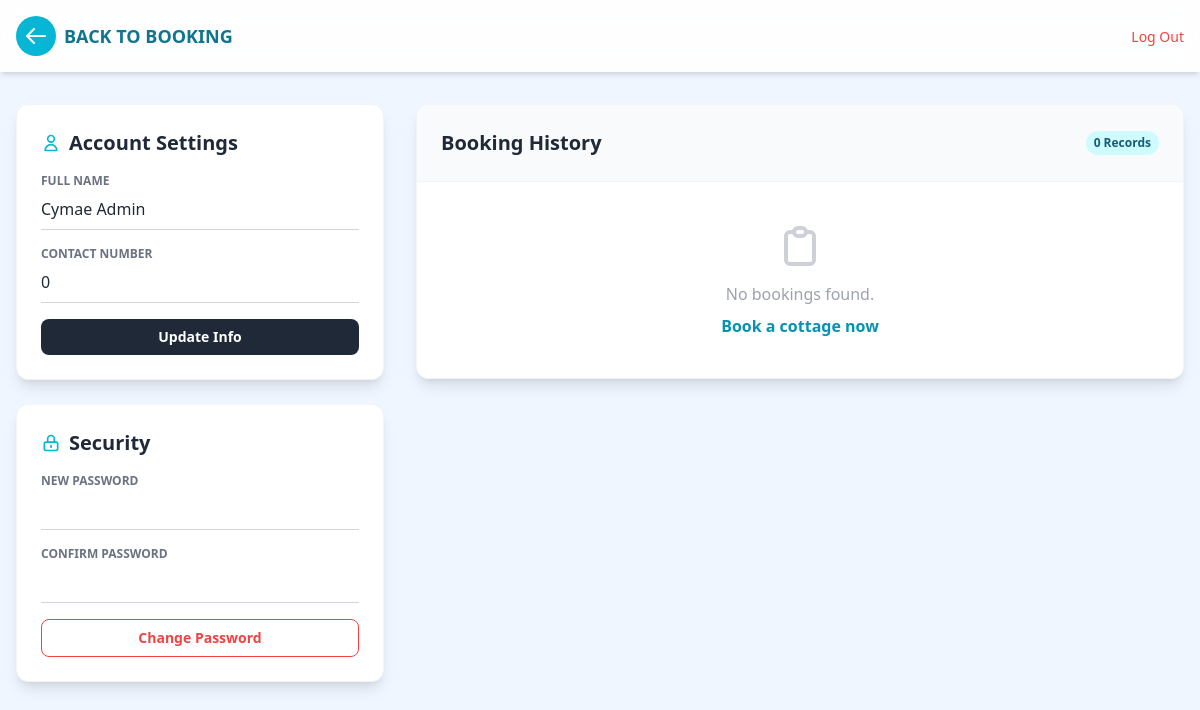
/user_profile.php (signed in), run on the app's committed database.
### tables this page shows
CREATE TABLE `users` (
  `id` int(11) NOT NULL,
  `name` varchar(100) NOT NULL,
  `email` varchar(100) NOT NULL,
  `password` varchar(255) NOT NULL,
  `contact_number` varchar(12) DEFAULT NULL,
  `role` enum('user','owner') DEFAULT 'user',
  `created_at` timestamp NOT NULL DEFAULT current_timestamp()
);

### user_profile.php (the view, shortened to what this page needs)
<?php
require 'connection/db_con.php';
$uid = $_SESSION['user_id'];
$user_query = $conn->prepare("SELECT * FROM users WHERE id = ?");
$user_query->bind_param("i", $uid);
$user_query->execute();
$user = $user_query->get_result()->fetch_assoc();
$history_query = $conn->prepare("SELECT * FROM bookings WHERE user_id = ? ORDER BY id DESC");
$history_query->bind_param("i", $uid);
$history_query->execute();
$history = $history_query->get_result();
?>
<!DOCTYPE html>
<html lang="en">
<head>
    <script src="https://cdn.tailwindcss.com"></script>
</head>
<body class="bg-blue-50 font-sans text-gray-800 min-h-screen">
    <nav class="bg-white/90 backdrop-blur-md shadow-md sticky top-0 z-50">
        <div class="max-w-7xl mx-auto px-4">
            <div class="flex justify-between items-center py-4">
                <a href="user_booking.php" class="flex items-center space-x-2">
                    <div class="bg-cyan-500 text-white p-2 rounded-full">
                        <svg class="w-6 h-6" fill="none" stroke="currentColor" viewBox="0 0 24 24"><path stroke-linecap="round" stroke-linejoin="round" stroke-width="2" d="M10 19l-7-7m0 0l7-7m-7 7h18"></path></svg>
                    </div>
                    <span class="font-bold text-lg text-cyan-700 uppercase">Back to Booking</span>
                </a>
                <div>
                    <a href="logout.php" class="text-sm font-medium text-red-500 hover:text-red-700 transition">Log Out</a>
                </div>
            </div>
        </div>
    </nav>
    <div class="max-w-7xl mx-auto px-4 py-8 grid grid-cols-1 lg:grid-cols-3 gap-8">
        <div class="lg:col-span-1 space-y-6">
            <div class="bg-white p-6 rounded-xl shadow-lg border border-gray-100">
                <h3 class="text-xl font-bold text-gray-800 mb-4 flex items-center gap-2">
                    <svg class="w-5 h-5 text-cyan-500" fill="none" stroke="currentColor" viewBox="0 0 24 24"><path stroke-linecap="round" stroke-linejoin="round" stroke-width="2" d="M16 7a4 4 0 11-8 0 4 4 0 018 0zM12 14a7 7 0 00-7 7h14a7 7 0 00-7-7z"></path></svg>
                    Account Settings
                </h3>
                <form method="POST" class="space-y-4">
                    <div>
                        <label class="block text-xs font-bold text-gray-500 uppercase">Full Name</label>
                        <input type="text" name="fullname" value="<?= htmlspecialchars($user['name'] ?? '') ?>" class="w-full border-b border-gray-300 py-2 focus:border-cyan-500 outline-none transition bg-transparent" placeholder="Your Name">
                    </div>
                    <div>
                        <label class="block text-xs font-bold text-gray-500 uppercase">Contact Number</label>
                        <input type="number" name="contact" value="<?= htmlspecialchars($user['contact_number'] ?? '') ?>" class="w-full border-b border-gray-300 py-2 focus:border-cyan-500 outline-none transition bg-transparent" placeholder="09XX...">
                    </div>
                    <button type="submit" name="update_info" class="w-full bg-gray-800 text-white py-2 rounded-lg text-sm font-bold hover:bg-gray-900 transition">Update Info</button>
                </form>
            </div>
            <div class="bg-white p-6 rounded-xl shadow-lg border border-gray-100">
                <h3 class="text-xl font-bold text-gray-800 mb-4 flex items-center gap-2">
                    <svg class="w-5 h-5 text-cyan-500" fill="none" stroke="currentColor" viewBox="0 0 24 24"><path stroke-linecap="round" stroke-linejoin="round" stroke-width="2" d="M12 15v2m-6 4h12a2 2 0 002-2v-6a2 2 0 00-2-2H6a2 2 0 00-2 2v6a2 2 0 002 2zm10-10V7a4 4 0 00-8 0v4h8z"></path></svg>
                    Security
                </h3>
                <form method="POST" class="space-y-4">
                    <div>
                        <label class="block text-xs font-bold text-gray-500 uppercase">New Password</label>
                        <input type="password" name="new_password" required class="w-full border-b border-gray-300 py-2 focus:border-cyan-500 outline-none transition bg-transparent">
                    </div>
                    <div>
                        <label class="block text-xs font-bold text-gray-500 uppercase">Confirm Password</label>
                        <input type="password" name="confirm_password" required class="w-full border-b border-gray-300 py-2 focus:border-cyan-500 outline-none transition bg-transparent">
                    </div>
                    <button type="submit" name="change_pass" class="w-full border border-red-500 text-red-500 py-2 rounded-lg text-sm font-bold hover:bg-red-50 transition">Change Password</button>
                </form>
            </div>
        </div>
        <div class="lg:col-span-2">
            <div class="bg-white rounded-xl shadow-lg border border-gray-100 overflow-hidden">
                <div class="p-6 border-b border-gray-100 flex justify-between items-center bg-gray-50">
                    <h2 class="text-xl font-bold text-gray-800">Booking History</h2>
                    <span class="bg-cyan-100 text-cyan-800 text-xs font-bold px-2 py-1 rounded-full"><?= $history->num_rows ?> Records</span>
                </div>
                <div class="overflow-x-auto">
                    <?php if ($history->num_rows > 0): ?>
                    <table class="w-full text-left text-sm text-gray-600">
                        <thead class="bg-gray-100 text-gray-700 uppercase font-bold text-xs">
                            <tr>
                                <th class="p-4">Ref #</th>
                                <th class="p-4">Cottage</th>
                                <th class="p-4">Details</th>
                                <th class="p-4">Total</th>
                                <th class="p-4">Status</th>
                                <th class="p-4 text-center">Action</th> </tr>
                        </thead>
                        <tbody class="divide-y divide-gray-100">
                            <?php while($row = $history->fetch_assoc()):
                                $status_color = 'bg-yellow-100 text-yellow-800';
                                if($row['status'] == 'Confirmed' || $row['status'] == 'Paid') $status_color = 'bg-green-100 text-green-800';
                                if($row['status'] == 'Cancelled') $status_color = 'bg-red-100 text-red-800';
                            ?>
                            <tr class="hover:bg-gray-50 transition">
                                <td class="p-4 font-mono font-bold text-gray-800"><?= $row['ref_number'] ?></td>
                                <td class="p-4 font-medium"><?= $row['cottage_name'] ?></td>
                                <td class="p-4">
                                    <div class="flex flex-col">
                                        <span class="font-bold text-gray-800"><?= date('M j, Y', strtotime($row['check_in'])) ?></span>
                                        <span class="text-xs"><?= $row['tour_type'] ?></span>
                                    </div>
                                </td>
                                <td class="p-4 font-bold text-cyan-600">₱<?= number_format($row['total_price']) ?></td>
                                <td class="p-4">
                                    <span class="px-3 py-1 rounded-full text-xs font-bold <?= $status_color ?>">
                                        <?= $row['status'] ?>
                                    </span>
                                </td>
                                <td class="p-4 text-center">
                                    <?php if ($row['status'] != 'Cancelled' && $row['status'] != 'Paid'): ?>
                                        <a href="cancel_booking.php?ref=<?= $row['ref_number'] ?>"
                                           onclick="return confirm('Are you sure you want to cancel this booking? This action cannot be undone.')"
                                           class="text-red-500 hover:text-red-700 font-bold text-xs border border-red-500 hover:bg-red-50 px-3 py-1 rounded transition">
                                            Cancel
                                        </a>
                                    <?php elseif($row['status'] == 'Cancelled'): ?>
                                        <span class="text-gray-400 text-xs italic">Cancelled</span>
                                    <?php else: ?>
                                        <span class="text-gray-400 text-xs italic">-</span>
                                    <?php endif; ?>
                                </td>
                            </tr>
                            <?php endwhile; ?>
                        </tbody>
                    </table>
                    <?php else: ?>
                        <div class="p-10 text-center text-gray-400">
                            <svg class="w-12 h-12 mx-auto mb-3 opacity-50" fill="none" stroke="currentColor" viewBox="0 0 24 24"><path stroke-linecap="round" stroke-linejoin="round" stroke-width="2" d="M9 5H7a2 2 0 00-2 2v12a2 2 0 002 2h10a2 2 0 002-2V7a2 2 0 00-2-2h-2M9 5a2 2 0 002 2h2a2 2 0 002-2M9 5a2 2 0 012-2h2a2 2 0 012 2"></path></svg>
                            <p>No bookings found.</p>
                            <a href="user_booking.php" class="text-cyan-600 font-bold hover:underline mt-2 inline-block">Book a cottage now</a>
                        </div>
                    <?php endif; ?>
                </div>
            </div>
        </div>
    </div>
</body>
</html>

### data on the page
users: fullname "Cymae Admin", contact "0", contact_number "0"
